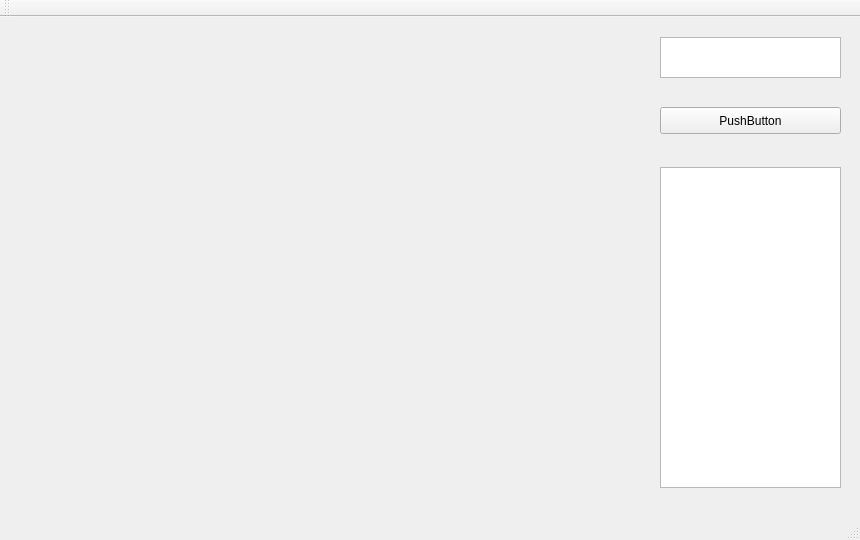
<?xml version="1.0" encoding="UTF-8"?>
<ui version="4.0">
 <class>MainWindow</class>
 <widget class="QMainWindow" name="MainWindow">
  <property name="geometry">
   <rect>
    <x>0</x>
    <y>0</y>
    <width>860</width>
    <height>540</height>
   </rect>
  </property>
  <property name="windowTitle">
   <string>MainWindow</string>
  </property>
  <widget class="QWidget" name="centralWidget">
   <widget class="QPushButton" name="pushButton">
    <property name="geometry">
     <rect>
      <x>660</x>
      <y>90</y>
      <width>181</width>
      <height>27</height>
     </rect>
    </property>
    <property name="text">
     <string>PushButton</string>
    </property>
   </widget>
   <widget class="QTextEdit" name="textEdit">
    <property name="geometry">
     <rect>
      <x>660</x>
      <y>20</y>
      <width>181</width>
      <height>41</height>
     </rect>
    </property>
   </widget>
   <widget class="QTextEdit" name="textEdit_2">
    <property name="geometry">
     <rect>
      <x>660</x>
      <y>150</y>
      <width>181</width>
      <height>321</height>
     </rect>
    </property>
   </widget>
  </widget>
  <widget class="QMenuBar" name="menuBar">
   <property name="geometry">
    <rect>
     <x>0</x>
     <y>0</y>
     <width>860</width>
     <height>25</height>
    </rect>
   </property>
  </widget>
  <widget class="QToolBar" name="mainToolBar">
   <attribute name="toolBarArea">
    <enum>TopToolBarArea</enum>
   </attribute>
   <attribute name="toolBarBreak">
    <bool>false</bool>
   </attribute>
  </widget>
  <widget class="QStatusBar" name="statusBar"/>
 </widget>
 <layoutdefault spacing="6" margin="11"/>
 <resources/>
 <connections/>
</ui>
